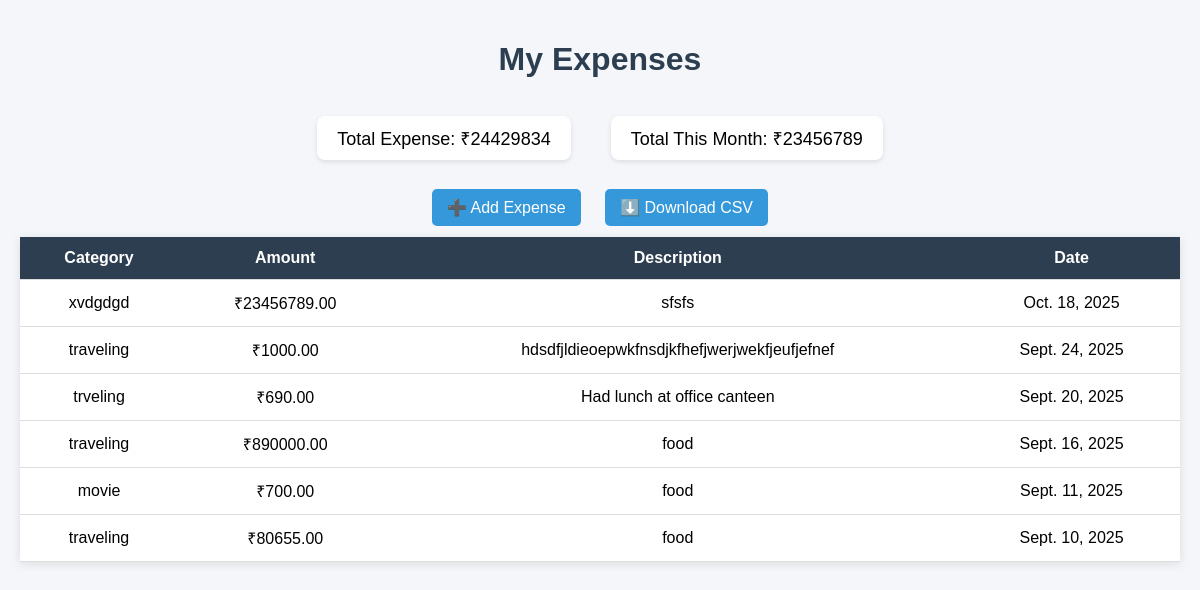
The app's page / (signed in) with its own data.
### expenses/models.py (models this page shows, shortened)
class expense(models.Model):
    user=models.ForeignKey(User, on_delete=models.CASCADE)
    category=models.CharField(max_length=50)
    amount= models.DecimalField(max_digits=10 , decimal_places=2)
    description= models.TextField()
    date= models. DateField()

### expenses/views.py (the view)
# urls.py: 2. Add a URL to urlpatterns:  path('', views.home, name='home')
def home(request):
    if not request.user.is_authenticated:
        return redirect('login')  # Replace 'login' with your login URL name
    expenses = expense.objects.filter(user=request.user).order_by('-date')
    total = expenses.aggregate(Sum('amount'))['amount__sum'] or 0
    current_month = now().month
    monthly_total = expenses.filter(date__month=current_month).aggregate(Sum('amount'))['amount__sum'] or 0
    return render(request, 'expenses/home.html', {
        'expenses': expenses,
        'total': total,
        'monthly_total': monthly_total
    })

### templates/expenses/home.html (shortened to what this page needs)
{% extends "base.html" %}
{% block content %}
<h1>My Expenses</h1>
<div class="summary">
    <p>Total Expense: ₹{{ total }}</p>
    <p>Total This Month: ₹{{ monthly_total }}</p>
</div>
<div class="actions">
    <a href="{% url 'add_expense' %}">➕ Add Expense</a>
    <a href="{% url 'export_csv' %}">⬇️ Download CSV</a>
</div>
<table>
    <tr>
        <th>Category</th>
        <th>Amount</th>
        <th>Description</th>
        <th>Date</th>
    </tr>
    {% for exp in expenses %}
    <tr>
        <td>{{ exp.category }}</td>
        <td>₹{{ exp.amount }}</td>
        <td>{{ exp.description }}</td>
        <td>{{ exp.date }}</td>
    </tr>
    {% empty %}
    <tr>
        <td colspan="4" class="empty-row">No expenses found.</td>
    </tr>
    {% endfor %}
</table>
{% endblock %}

### templates/base.html (shortened to what this page needs)
<!DOCTYPE html>
<html lang="en">
<head>
</head>
<body>
    {% block content %}{% endblock %}
</body>
</html>

### templates/expenses/home.html (style rules this page uses)
body { font-family: Arial, sans-serif; background: #f4f6f9; margin: 0; padding: 20px; }
h1 { color: #2c3e50; text-align: center; margin-bottom: 20px; }
.summary { display: flex; justify-content: center; gap: 40px; margin-bottom: 20px; font-size: 18px; }
.summary p { background: #ffffff; padding: 10px 20px; border-radius: 8px; box-shadow: 0 2px 5px rgba(0,0,0,0.1); }
.actions { text-align: center; margin-bottom: 20px; }
.actions a { text-decoration: none; padding: 10px 15px; margin: 0 10px; border-radius: 5px; background: #3498db; color: white; transition: 0.3s; }
table { width: 100%; border-collapse: collapse; background: #fff; box-shadow: 0 2px 10px rgba(0,0,0,0.1); }
th, td { padding: 12px; text-align: center; border-bottom: 1px solid #ddd; }
th { background: #2c3e50; color: white; }

### records on screen
expense: category "xvdgdgd", amount "23456789.00", description "sfsfs", date "Oct. 18, 2025"
expense: category "traveling", amount "1000.00", description "hdsdfjldieoepwkfnsdjkfhefjwerjwekfjeufjefnef", date "Sept. 24, 2025"
expense: category "trveling", amount "690.00", description "Had lunch at office canteen", date "Sept. 20, 2025"
expense: category "traveling", amount "890000.00", description "food", date "Sept. 16, 2025"
expense: category "movie", amount "700.00", description "food", date "Sept. 11, 2025"
expense: category "traveling", amount "80655.00", description "food", date "Sept. 10, 2025"

### other values on screen
{{ total }} "24429834"
{{ monthly_total }} "23456789"
